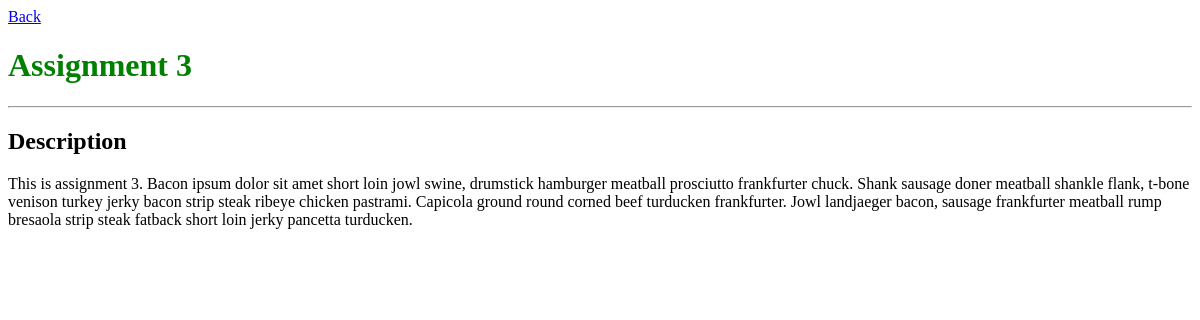
The page /app/3/description/ on the database its author committed.
### review/models.py (models this page shows, shortened)
class Assignment(models.Model):
	assignment_id = models.CharField(max_length=140) #Unique ID for assignment
	name = models.CharField(max_length=140)
	create_date = models.DateTimeField()
	modified_date = models.DateTimeField()
	open_date = models.DateTimeField()
	due_date = models.DateTimeField()
	description = models.TextField()
	allow_multiple_uploads = models.BooleanField()
	allow_help_centre = models.BooleanField()
	number_of_peer_reviews = models.IntegerField()
	review_open_date = models.DateTimeField()
	review_due_date = models.DateTimeField()
	weighting = models.IntegerField()
	has_tests = models.BooleanField()
	test_required = models.BooleanField()
	def __unicode__(self):
		return str(self.name)

### review/views.py (the view)
# urls.py: url(r'^(?P<assignment_pk>\d+)/description/$', views.assignment_description, name='assignment_description'),
def assignment_description(request, assignment_pk):
	""" Display the description of an assignment. """
	assignment = get_object_or_404(Assignment, pk=assignment_pk)
	return render(request, 'review/assignment_description.html',
		{'title': assignment, 'assignment': assignment})

### review/templates/review/assignment_description.html
{% extends "review/base.html" %}
{% block content %}
	<a href="/">Back</a>
	<h1>{{ assignment.name }}</h1>
	<hr/>
	<h2>Description</h2>
	<p>
		{{ assignment.description }}
	</p>
{% endblock %}

### review/static/review/style.css (style rules this page uses)
h1 { color: green; }

### rows shown on the page
Assignment: name "Assignment 3", description "This is assignment 3. Bacon ipsum dolor sit amet short loin jowl swine, drumstick hamburger meatball prosciutto frankfurter chuck. Shank sausage doner meatball shankle flank, t-bone venison turkey jerky bacon strip steak ribeye chicken pastrami. Capicola ground round corned beef turducken frankfurter. Jowl landjaeger bacon, sausage frankfurter meatball rump bresaola strip steak fatback short loin jerky pancetta turducken."
